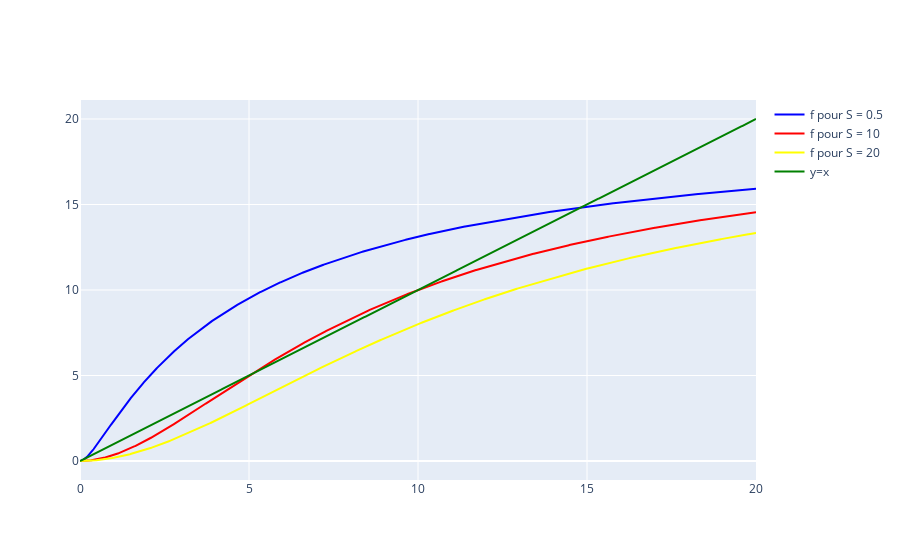

The cell this chart's notebook holds for it:
### Markdown cell above
* **Question b**\
Tracer le graphe de la fonction $f$ associée à l&#8217;équation pour $S=0.5, 10, 20$ et identifier graphiquement les points stationnaires de cette équation.

### Code cell
# votre code
import numpy as np
import plotly.graph_objs as go
R = 4
M = 15
def f(x,S):
    return R*(x**2)/((R-1)*(x**2)/M + x + S)

x = np.linspace(0, 20, 2000)
S = [0.5,10,20]
y = [0 for i in range(4)]
for i in range(0,3):
    y[i] = f(x, S[i])


# Create the plot
fig = go.Figure()

# Add traces for phi2, phi3, and y=x
fig.add_trace(go.Scatter(x=x, y=y[0], mode='lines', name='f pour S = 0.5', line=dict(color='blue')))
fig.add_trace(go.Scatter(x=x, y=y[1], mode='lines', name='f pour S = 10', line=dict(color='red')))
fig.add_trace(go.Scatter(x=x, y=y[2], mode='lines', name='f pour S = 20', line=dict(color='yellow')))
fig.add_trace(go.Scatter(x=x, y=x, mode='lines', name='y=x', line=dict(color='green')))

fig.show()

### On voit graphiquement que :
# pour s=0,5 f admet deux points fixes: 0 et 15
# pour s=10 f admet comme point fixes: 0, 5 et 10
# pour s=20 f admet seulement 0 comme point fixe

### Figure 1 — Plotly figure (JSON) as saved in the notebook; plotly's stock layout.template omitted (floating-point values rounded to 4 significant figures; data arrays with more than 128 entries replaced by an {"elided": "..."} marker saying what was removed)
{"data": [{"line": {"color": "blue"}, "mode": "lines", "name": "f pour S = 0.5", "type": "scatter", "x": {"elided": "2000 float values"}, "y": {"elided": "2000 float values"}}, {"line": {"color": "red"}, "mode": "lines", "name": "f pour S = 10", "type": "scatter", "x": {"elided": "2000 float values"}, "y": {"elided": "2000 float values"}}, {"line": {"color": "yellow"}, "mode": "lines", "name": "f pour S = 20", "type": "scatter", "x": {"elided": "2000 float values"}, "y": {"elided": "2000 float values"}}, {"line": {"color": "green"}, "mode": "lines", "name": "y=x", "type": "scatter", "x": {"elided": "2000 float values"}, "y": {"elided": "2000 float values"}}], "layout": {}}
